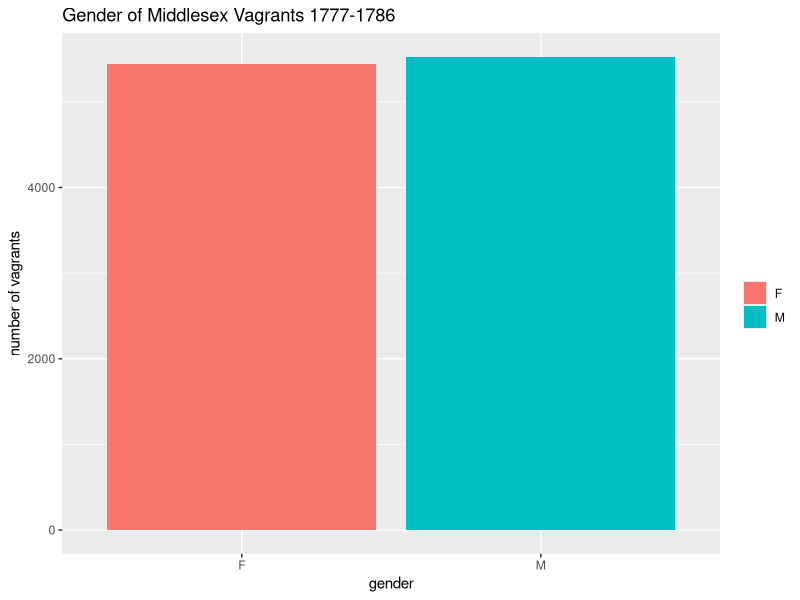
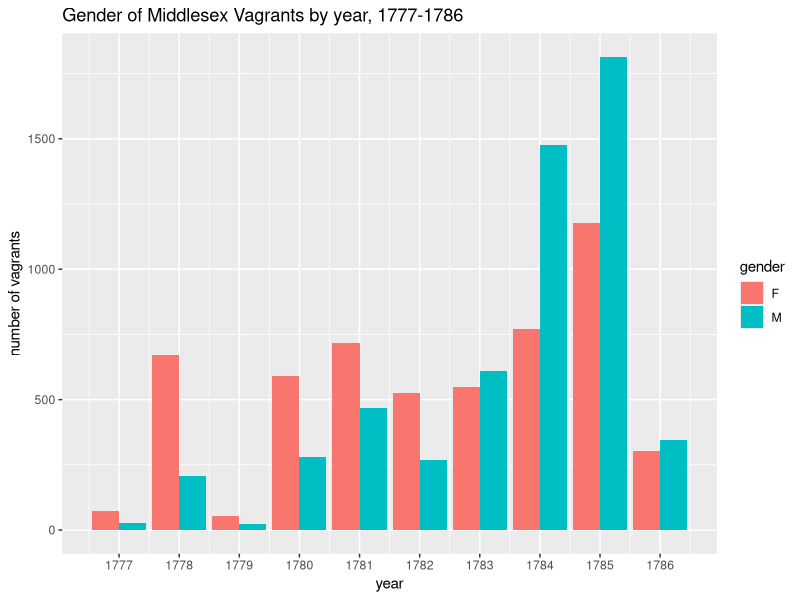
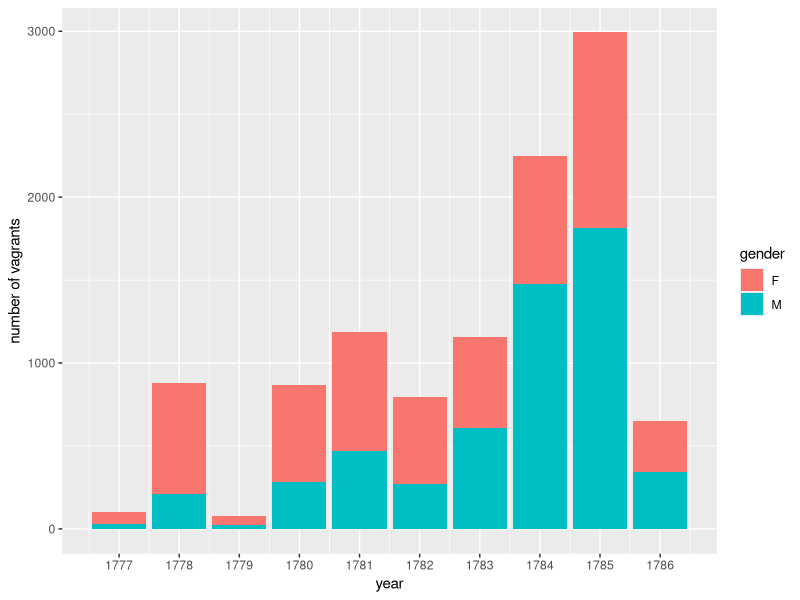
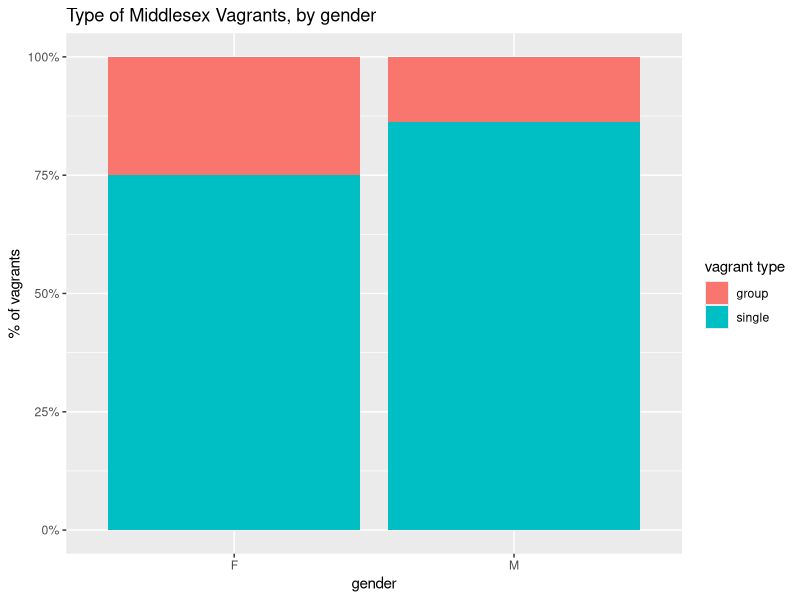
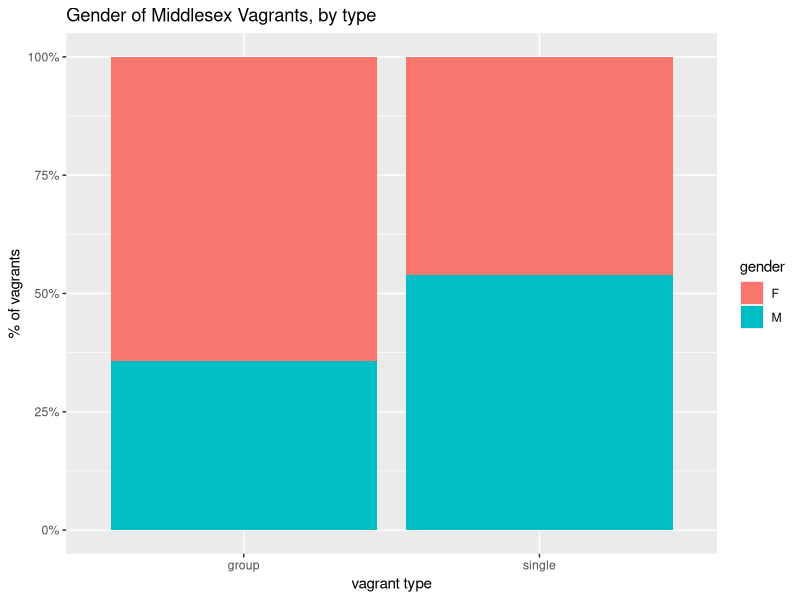
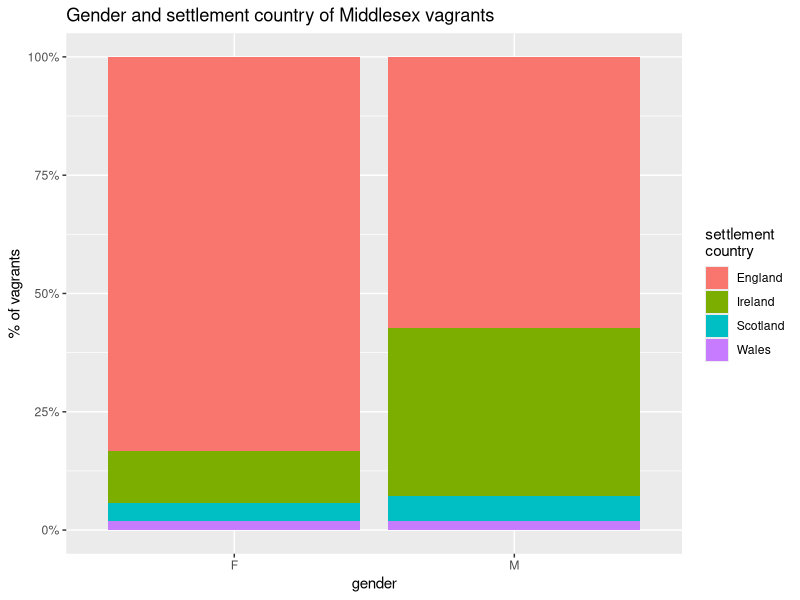
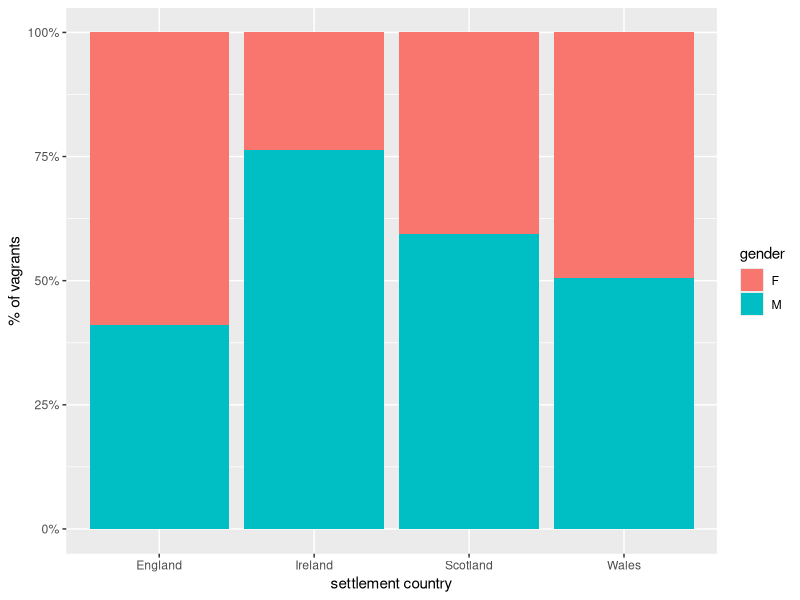
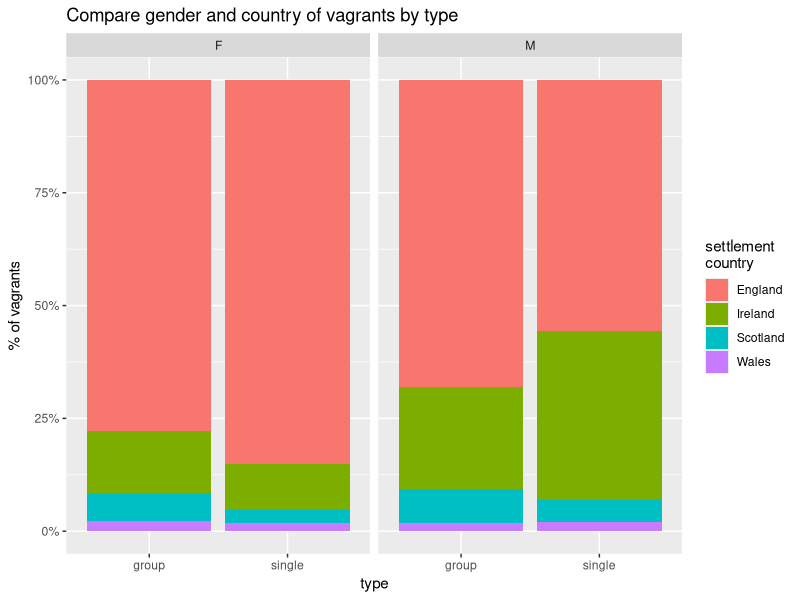

Recreate these plots in R, in order.
## ---- chunk 1
knitr::opts_chunk$set(echo = TRUE)
## ---- chunk 2
# packages
library(plyr)
library(dplyr)
library(tidyr)
library(ggplot2)
library(scales)
library(knitr)
library(vcd)
library(vcdExtra)
## ---- chunk 3
#Middlesex Vagrants v1.1 

# read in the data
mv <- read.csv("data/mv_20180328.csv", header=TRUE)

# add a column for group type (n=1 single, n>1 group)
mv <- mv %>%
  mutate(group_type =  ifelse(NumberofPeopleinGroup==1, "single", "group") )

# I want only lead/single vagrants who have known gender - filter out dependents and any [unknown] gender 

mv_lead_gender <- mv %>%
  filter(PersonType != "Dependent", GenderofLeadVagrant !="[unknown]")

# aggregate for gender
mv_gen <- mv_lead_gender %>% 
         select(GenderofLeadVagrant) %>%
         dplyr::group_by(GenderofLeadVagrant) %>%
         dplyr::summarise(n_g = n())

# aggregrate by gender and group type
mv_gen_grp <- mv_lead_gender %>% 
         select(GenderofLeadVagrant, group_type) %>%
         dplyr::group_by(GenderofLeadVagrant, group_type) %>%
         dplyr::summarise(n_g = n())

# aggregate by gender and year of session
mv_gen_year <- mv_lead_gender %>%
         select(SessionStartYear,GenderofLeadVagrant) %>%
         dplyr::group_by(SessionStartYear,GenderofLeadVagrant) %>%
         dplyr::summarise(n_year = n())

# aggregate by gender and settlement country
mv_gen_ctry <-  mv_lead_gender %>%
         dplyr::filter(grepl("England|Scotlan|Ireland|Wales", SettlementCountry)) %>%
         select(GenderofLeadVagrant,SettlementCountry) %>%
         dplyr::group_by(GenderofLeadVagrant,SettlementCountry) %>%
         dplyr::summarise(n_g = n())

# aggregate gender, settlement country, type
mv_gen_ctry_grp <- mv %>%
         filter(PersonType != "Dependent", GenderofLeadVagrant !="[unknown]", grepl("England|Scotlan|Ireland|Wales", SettlementCountry)) %>%
         select(GenderofLeadVagrant, SettlementCountry, group_type) %>%
         dplyr::group_by(group_type,SettlementCountry,GenderofLeadVagrant) %>%
         dplyr::summarise(n_gs = n())

# same thing with a few tweaks for the mosaic plot
mv_lead_mos <-  mv_lead_gender %>% 
  dplyr::filter(PersonType != "Dependent", GenderofLeadVagrant !="[unknown]", grepl("England|Scotlan|Ireland|Wales", SettlementCountry) ) %>%  
  droplevels %>%  # this *properly* gets rid of the filtered stuff for the mosaic plot!
  select(GenderofLeadVagrant, SettlementCountry, group_type)  %>%
  rename(gender=GenderofLeadVagrant, country=SettlementCountry, type=group_type)
## ---- chunk 4
ggplot(mv_gen, aes(y=n_g, x=GenderofLeadVagrant)) +
  geom_bar(stat = "identity", aes(fill=GenderofLeadVagrant)) +
  labs(x="gender", y="number of vagrants", fill="", title="Gender of Middlesex Vagrants 1777-1786")

#ggsave(  "mv_gender.png",  width = 6,  height = 4,  dpi = 100)
## ---- chunk 5
ggplot(mv_gen_year, aes(x=SessionStartYear, y=n_year, fill=GenderofLeadVagrant, group=GenderofLeadVagrant)) +
  geom_bar(stat="identity", position = "dodge") +
  scale_x_continuous(breaks = c(1777, 1778, 1779, 1780, 1781, 1782, 1783, 1784,1785,1786)) +
  labs(fill="gender", x="year", y="number of vagrants", title="Gender of Middlesex Vagrants by year, 1777-1786")

#ggsave( "mv_gender_year.png",  width = 6,  height = 4,  dpi = 100)
## ---- chunk 6
ggplot(mv_gen_year, aes(x=SessionStartYear, y=n_year, fill=GenderofLeadVagrant)) +
  geom_bar(stat="identity") +
  scale_x_continuous(breaks = c(1777, 1778, 1779, 1780, 1781, 1782, 1783, 1784,1785,1786)) +
  labs(fill="gender", x="year", y="number of vagrants")
## ---- chunk 7

ggplot(mv_gen_grp , aes(x=GenderofLeadVagrant, y=n_g, fill=group_type)) +
  geom_bar(stat="identity", position = "fill") +
  scale_y_continuous(labels = percent_format()) +
 labs(x="gender", y="% of vagrants", fill="vagrant type", title="Type of Middlesex Vagrants, by gender")


#ggsave( "mv_type_gender.png", width = 6, height = 4, dpi = 100)
 
## ---- chunk 8

ggplot(mv_gen_grp, aes(x=group_type, y=n_g, fill=GenderofLeadVagrant)) +
  geom_bar(stat="identity", position = "fill") +
  scale_y_continuous(labels = percent_format()) +
  labs(fill="gender", y="% of vagrants", x="vagrant type", title="Gender of Middlesex Vagrants, by type")
 

#ggsave("mv_gender_type.png", width = 6, height = 4, dpi = 100)
## ---- chunk 9
ggplot(mv_gen_ctry, aes(x=GenderofLeadVagrant, y=n_g, fill=SettlementCountry)
) +
  geom_bar(stat = "identity", position = "fill") +
  scale_y_continuous(labels = percent_format()) +
  labs(fill="settlement\ncountry", x="gender", y="% of vagrants", title="Gender and settlement country of Middlesex vagrants")


#ggsave( "mv_gender_country.png", width = 6, height = 4, dpi = 100)
  
## ---- chunk 10
ggplot(mv_gen_ctry, aes(fill=GenderofLeadVagrant, y=n_g, x=SettlementCountry)
) +
  geom_bar(stat = "identity", position = "fill") +
  scale_y_continuous(labels = percent_format()) +
  labs(x="settlement country", fill="gender", y="% of vagrants")
  
## ---- chunk 11
ggplot(mv_gen_ctry_grp, aes(x=group_type, y=n_gs, fill=SettlementCountry)
) +
  geom_bar(stat = "identity", position = "fill") +
  facet_wrap(~GenderofLeadVagrant) +
  scale_y_continuous(labels = percent_format())  +
  labs(fill="settlement\ncountry", x="type", y="% of vagrants", title="Compare gender and country of vagrants by type")
  

#ggsave("mv_gender_country_type.png", width = 6, height = 4, dpi = 100)
## ---- chunk 12
ggplot(mv_gen_ctry_grp , aes(fill=group_type, y=n_gs, x=SettlementCountry)
) +
  geom_bar(stat = "identity", position = "fill") +
  facet_wrap(~GenderofLeadVagrant) +
  scale_y_continuous(labels = percent_format()) +
  labs(x="settlement country", fill="group\ntype", y="% of vagrants")
  
## ---- chunk 13
#png(filename = "mv_mosaic2.png", width = 1000, height = 600, res = 100)

mv_df <- data.frame(mv_lead_mos)

mv_mosaic <- mosaic(~ gender + country + type , mv_df, main="Mosaic plot of vagrants' gender/country/type", color = TRUE, shade=TRUE, labeling=labeling_border( rot_labels = c(40,90,0,90), gp_labels = gpar(fontsize = 11) ) )

#dev.off()

## ---- chunk 14
kable(mv_gen_ctry_grp)
